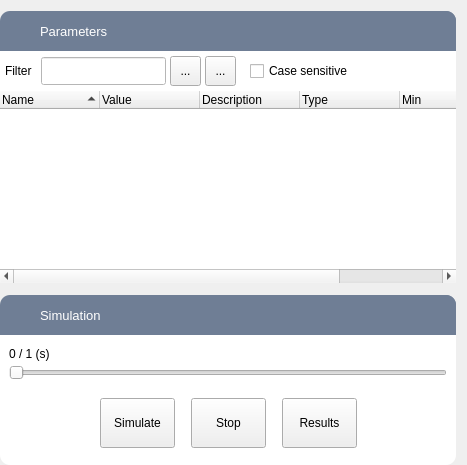
         <widget class="QFrame" name="fParameters">
          <property name="sizePolicy">
           <sizepolicy hsizetype="Expanding" vsizetype="Expanding">
            <horstretch>0</horstretch>
            <verstretch>0</verstretch>
           </sizepolicy>
          </property>
          <property name="minimumSize">
           <size>
            <width>300</width>
            <height>100</height>
           </size>
          </property>
          <property name="styleSheet">
           <string notr="true"/>
          </property>
          <property name="frameShape">
           <enum>QFrame::NoFrame</enum>
          </property>
          <property name="frameShadow">
           <enum>QFrame::Plain</enum>
          </property>
          <property name="lineWidth">
           <number>1</number>
          </property>
          <layout class="QVBoxLayout" name="verticalLayout_3">
           <property name="spacing">
            <number>0</number>
           </property>
           <property name="leftMargin">
            <number>0</number>
           </property>
           <property name="bottomMargin">
            <number>0</number>
           </property>
           <item>
            <widget class="QFrame" name="hParameters">
             <property name="minimumSize">
              <size>
               <width>0</width>
               <height>40</height>
              </size>
             </property>
             <property name="maximumSize">
              <size>
               <width>16777215</width>
               <height>40</height>
              </size>
             </property>
             <property name="font">
              <font>
               <pointsize>10</pointsize>
              </font>
             </property>
             <property name="styleSheet">
              <string notr="true">background-color: rgb(111, 126, 149);
color: rgb(255, 255, 255);
border-top-left-radius: 10px;
border-top-right-radius: 10px;</string>
             </property>
             <property name="frameShape">
              <enum>QFrame::StyledPanel</enum>
             </property>
             <property name="frameShadow">
              <enum>QFrame::Raised</enum>
             </property>
             <layout class="QHBoxLayout" name="horizontalLayout_5">
              <property name="spacing">
               <number>0</number>
              </property>
              <property name="leftMargin">
               <number>0</number>
              </property>
              <property name="topMargin">
               <number>0</number>
              </property>
              <property name="rightMargin">
               <number>0</number>
              </property>
              <property name="bottomMargin">
               <number>0</number>
              </property>
              <item>
               <spacer name="horizontalSpacer_2">
                <property name="orientation">
                 <enum>Qt::Horizontal</enum>
                </property>
                <property name="sizeType">
                 <enum>QSizePolicy::Fixed</enum>
                </property>
                <property name="sizeHint" stdset="0">
                 <size>
                  <width>20</width>
                  <height>10</height>
                 </size>
                </property>
               </spacer>
              </item>
              <item>
               <widget class="QLabel" name="label_4">
                <property name="sizePolicy">
                 <sizepolicy hsizetype="Minimum" vsizetype="Minimum">
                  <horstretch>0</horstretch>
                  <verstretch>0</verstretch>
                 </sizepolicy>
                </property>
                <property name="minimumSize">
                 <size>
                  <width>20</width>
                  <height>0</height>
                 </size>
                </property>
                <property name="styleSheet">
                 <string notr="true"/>
                </property>
                <property name="text">
                 <string/>
                </property>
                <property name="pixmap">
                 <pixmap resource="internal.qrc">:/icons/configure.svg</pixmap>
                </property>
               </widget>
              </item>
              <item>
               <widget class="QLabel" name="lParameters">
                <property name="sizePolicy">
                 <sizepolicy hsizetype="Expanding" vsizetype="Expanding">
                  <horstretch>0</horstretch>
                  <verstretch>0</verstretch>
                 </sizepolicy>
                </property>
                <property name="font">
                 <font>
                  <pointsize>10</pointsize>
                 </font>
                </property>
                <property name="lineWidth">
                 <number>0</number>
                </property>
                <property name="text">
                 <string>Parameters</string>
                </property>
               </widget>
              </item>
             </layout>
            </widget>
           </item>
           <item>
            <widget class="QFrame" name="frame">
             <property name="minimumSize">
              <size>
               <width>0</width>
               <height>40</height>
              </size>
             </property>
             <property name="styleSheet">
              <string notr="true">QFrame{background-color: rgb(255, 255, 255);}</string>
             </property>
             <property name="frameShape">
              <enum>QFrame::NoFrame</enum>
             </property>
             <property name="frameShadow">
              <enum>QFrame::Plain</enum>
             </property>
             <property name="lineWidth">
              <number>0</number>
             </property>
             <widget class="QLabel" name="lbFilter">
              <property name="geometry">
               <rect>
                <x>5</x>
                <y>5</y>
                <width>30</width>
                <height>30</height>
               </rect>
              </property>
              <property name="text">
               <string>Filter</string>
              </property>
             </widget>
             <widget class="QLineEdit" name="lineFilter">
              <property name="enabled">
               <bool>true</bool>
              </property>
              <property name="geometry">
               <rect>
                <x>41</x>
                <y>6</y>
                <width>125</width>
                <height>28</height>
               </rect>
              </property>
              <property name="minimumSize">
               <size>
                <width>100</width>
                <height>0</height>
               </size>
              </property>
              <property name="maximumSize">
               <size>
                <width>200</width>
                <height>16777215</height>
               </size>
              </property>
              <property name="toolTip">
               <string>Filter by parameter name. Supported modifiers: * and ?</string>
              </property>
              <property name="styleSheet">
               <string notr="true">QLineEdit{
background-color: white;
}</string>
              </property>
             </widget>
             <widget class="QToolButton" name="tbClear">
              <property name="geometry">
               <rect>
                <x>170</x>
                <y>5</y>
                <width>31</width>
                <height>30</height>
               </rect>
              </property>
              <property name="toolTip">
               <string>&lt;html&gt;&lt;head/&gt;&lt;body&gt;&lt;p&gt;clear filter&lt;/p&gt;&lt;/body&gt;&lt;/html&gt;</string>
              </property>
              <property name="styleSheet">
               <string notr="true"/>
              </property>
              <property name="text">
               <string>...</string>
              </property>
              <property name="icon">
               <iconset resource="internal.qrc">
                <normaloff>:/icons/edit-clear.svg</normaloff>:/icons/edit-clear.svg</iconset>
              </property>
             </widget>
             <widget class="QCheckBox" name="cbCaseSentitive">
              <property name="geometry">
               <rect>
                <x>250</x>
                <y>10</y>
                <width>111</width>
                <height>20</height>
               </rect>
              </property>
              <property name="text">
               <string>Case sensitive</string>
              </property>
             </widget>
             <widget class="QToolButton" name="tbRestore">
              <property name="geometry">
               <rect>
                <x>205</x>
                <y>5</y>
                <width>31</width>
                <height>30</height>
               </rect>
              </property>
              <property name="toolTip">
               <string>&lt;html&gt;&lt;head/&gt;&lt;body&gt;&lt;p&gt;Restore parameters' values&lt;/p&gt;&lt;/body&gt;&lt;/html&gt;</string>
              </property>
              <property name="styleSheet">
               <string notr="true"/>
              </property>
              <property name="text">
               <string>...</string>
              </property>
              <property name="icon">
               <iconset resource="internal.qrc">
                <normaloff>:/icons/view-restore.svg</normaloff>:/icons/view-restore.svg</iconset>
              </property>
             </widget>
            </widget>
           </item>
           <item>
            <widget class="QTreeWidget" name="tParameters">
             <property name="styleSheet">
              <string notr="true"/>
             </property>
             <property name="frameShape">
              <enum>QFrame::NoFrame</enum>
             </property>
             <property name="frameShadow">
              <enum>QFrame::Plain</enum>
             </property>
             <property name="lineWidth">
              <number>0</number>
             </property>
             <property name="rootIsDecorated">
              <bool>true</bool>
             </property>
             <attribute name="headerCascadingSectionResizes">
              <bool>false</bool>
             </attribute>
             <attribute name="headerHighlightSections">
              <bool>false</bool>
             </attribute>
             <attribute name="headerShowSortIndicator" stdset="0">
              <bool>true</bool>
             </attribute>
             <column>
              <property name="text">
               <string>Name</string>
              </property>
             </column>
             <column>
              <property name="text">
               <string>Value</string>
              </property>
             </column>
             <column>
              <property name="text">
               <string>Description</string>
              </property>
             </column>
             <column>
              <property name="text">
               <string>Type</string>
              </property>
             </column>
             <column>
              <property name="text">
               <string>Min</string>
              </property>
             </column>
             <column>
              <property name="text">
               <string>Max</string>
              </property>
             </column>
            </widget>
           </item>
           <item>
            <spacer name="verticalSpacer">
             <property name="orientation">
              <enum>Qt::Vertical</enum>
             </property>
             <property name="sizeType">
              <enum>QSizePolicy::Fixed</enum>
             </property>
             <property name="sizeHint" stdset="0">
              <size>
               <width>10</width>
               <height>12</height>
              </size>
             </property>
            </spacer>
           </item>
           <item>
            <widget class="QFrame" name="hSimulation">
             <property name="minimumSize">
              <size>
               <width>0</width>
               <height>40</height>
              </size>
             </property>
             <property name="maximumSize">
              <size>
               <width>16777215</width>
               <height>40</height>
              </size>
             </property>
             <property name="font">
              <font>
               <pointsize>10</pointsize>
              </font>
             </property>
             <property name="styleSheet">
              <string notr="true">background-color: rgb(111, 126, 149);
color: rgb(255, 255, 255);
border-top-left-radius: 10px;
border-top-right-radius: 10px;</string>
             </property>
             <property name="frameShape">
              <enum>QFrame::StyledPanel</enum>
             </property>
             <property name="frameShadow">
              <enum>QFrame::Raised</enum>
             </property>
             <layout class="QHBoxLayout" name="horizontalLayout_6">
              <property name="spacing">
               <number>0</number>
              </property>
              <property name="leftMargin">
               <number>0</number>
              </property>
              <property name="topMargin">
               <number>0</number>
              </property>
              <property name="rightMargin">
               <number>0</number>
              </property>
              <property name="bottomMargin">
               <number>0</number>
              </property>
              <item>
               <spacer name="horizontalSpacer_3">
                <property name="orientation">
                 <enum>Qt::Horizontal</enum>
                </property>
                <property name="sizeType">
                 <enum>QSizePolicy::Fixed</enum>
                </property>
                <property name="sizeHint" stdset="0">
                 <size>
                  <width>20</width>
                  <height>5</height>
                 </size>
                </property>
               </spacer>
              </item>
              <item>
               <widget class="QLabel" name="label_6">
                <property name="sizePolicy">
                 <sizepolicy hsizetype="Minimum" vsizetype="Minimum">
                  <horstretch>0</horstretch>
                  <verstretch>0</verstretch>
                 </sizepolicy>
                </property>
                <property name="minimumSize">
                 <size>
                  <width>20</width>
                  <height>0</height>
                 </size>
                </property>
                <property name="styleSheet">
                 <string notr="true"/>
                </property>
                <property name="text">
                 <string/>
                </property>
                <property name="pixmap">
                 <pixmap resource="internal.qrc">:/icons/system-run.svg</pixmap>
                </property>
               </widget>
              </item>
              <item>
               <widget class="QLabel" name="lSimulation">
                <property name="sizePolicy">
                 <sizepolicy hsizetype="Expanding" vsizetype="Expanding">
                  <horstretch>0</horstretch>
                  <verstretch>0</verstretch>
                 </sizepolicy>
                </property>
                <property name="font">
                 <font>
                  <pointsize>10</pointsize>
                 </font>
                </property>
                <property name="lineWidth">
                 <number>0</number>
                </property>
                <property name="text">
                 <string>Simulation</string>
                </property>
               </widget>
              </item>
             </layout>
            </widget>
           </item>
           <item>
            <widget class="QFrame" name="fSimulation">
             <property name="minimumSize">
              <size>
               <width>0</width>
               <height>130</height>
              </size>
             </property>
             <property name="maximumSize">
              <size>
               <width>16777215</width>
               <height>130</height>
              </size>
             </property>
             <property name="styleSheet">
              <string notr="true">QFrame{
background-color: white;
border-bottom-left-radius: 10px;
border-bottom-right-radius: 10px;
}</string>
             </property>
             <property name="frameShape">
              <enum>QFrame::NoFrame</enum>
             </property>
             <property name="lineWidth">
              <number>0</number>
             </property>
             <layout class="QVBoxLayout" name="verticalLayout_6">
              <item>
               <widget class="QLabel" name="lTsim">
                <property name="minimumSize">
                 <size>
                  <width>10</width>
                  <height>15</height>
                 </size>
                </property>
                <property name="maximumSize">
                 <size>
                  <width>16777215</width>
                  <height>10</height>
                 </size>
                </property>
                <property name="text">
                 <string>0 / 1 (s)</string>
                </property>
               </widget>
              </item>
              <item>
               <widget class="QSlider" name="sSim">
                <property name="enabled">
                 <bool>true</bool>
                </property>
                <property name="maximum">
                 <number>100</number>
                </property>
                <property name="value">
                 <number>0</number>
                </property>
                <property name="orientation">
                 <enum>Qt::Horizontal</enum>
                </property>
                <property name="invertedAppearance">
                 <bool>false</bool>
                </property>
                <property name="invertedControls">
                 <bool>false</bool>
                </property>
                <property name="tickPosition">
                 <enum>QSlider::NoTicks</enum>
                </property>
               </widget>
              </item>
              <item>
               <widget class="QFrame" name="frame_3">
                <property name="minimumSize">
                 <size>
                  <width>0</width>
                  <height>75</height>
                 </size>
                </property>
                <property name="frameShape">
                 <enum>QFrame::StyledPanel</enum>
                </property>
                <property name="frameShadow">
                 <enum>QFrame::Raised</enum>
                </property>
                <layout class="QHBoxLayout" name="horizontalLayout_9">
                 <item>
                  <spacer name="horizontalSpacer_8">
                   <property name="orientation">
                    <enum>Qt::Horizontal</enum>
                   </property>
                   <property name="sizeType">
                    <enum>QSizePolicy::Expanding</enum>
                   </property>
                   <property name="sizeHint" stdset="0">
                    <size>
                     <width>82</width>
                     <height>20</height>
                    </size>
                   </property>
                  </spacer>
                 </item>
                 <item>
                  <widget class="QToolButton" name="bSimulate">
                   <property name="minimumSize">
                    <size>
                     <width>75</width>
                     <height>50</height>
                    </size>
                   </property>
                   <property name="toolTip">
                    <string>Perform simulation</string>
                   </property>
                   <property name="statusTip">
                    <string/>
                   </property>
                   <property name="styleSheet">
                    <string notr="true"/>
                   </property>
                   <property name="text">
                    <string>Simulate</string>
                   </property>
                   <property name="icon">
                    <iconset resource="internal.qrc">
                     <normaloff>:/icons/media-playback-start.svg</normaloff>:/icons/media-playback-start.svg</iconset>
                   </property>
                   <property name="toolButtonStyle">
                    <enum>Qt::ToolButtonTextUnderIcon</enum>
                   </property>
                  </widget>
                 </item>
                 <item>
                  <spacer name="horizontalSpacer_6">
                   <property name="orientation">
                    <enum>Qt::Horizontal</enum>
                   </property>
                   <property name="sizeType">
                    <enum>QSizePolicy::Fixed</enum>
                   </property>
                   <property name="sizeHint" stdset="0">
                    <size>
                     <width>10</width>
                     <height>10</height>
                    </size>
                   </property>
                  </spacer>
                 </item>
                 <item>
                  <widget class="QToolButton" name="bStop">
                   <property name="minimumSize">
                    <size>
                     <width>75</width>
                     <height>50</height>
                    </size>
                   </property>
                   <property name="toolTip">
                    <string>Stop current simulation</string>
                   </property>
                   <property name="statusTip">
                    <string/>
                   </property>
                   <property name="styleSheet">
                    <string notr="true"/>
                   </property>
                   <property name="text">
                    <string>Stop</string>
                   </property>
                   <property name="icon">
                    <iconset resource="internal.qrc">
                     <normaloff>:/icons/media-playback-stop.svg</normaloff>:/icons/media-playback-stop.svg</iconset>
                   </property>
                   <property name="toolButtonStyle">
                    <enum>Qt::ToolButtonTextUnderIcon</enum>
                   </property>
                  </widget>
                 </item>
                 <item>
                  <spacer name="horizontalSpacer_7">
                   <property name="orientation">
                    <enum>Qt::Horizontal</enum>
                   </property>
                   <property name="sizeType">
                    <enum>QSizePolicy::Fixed</enum>
                   </property>
                   <property name="sizeHint" stdset="0">
                    <size>
                     <width>10</width>
                     <height>20</height>
                    </size>
                   </property>
                  </spacer>
                 </item>
                 <item>
                  <widget class="QToolButton" name="bResults">
                   <property name="minimumSize">
                    <size>
                     <width>75</width>
                     <height>50</height>
                    </size>
                   </property>
                   <property name="toolTip">
                    <string>Inspect simulation results</string>
                   </property>
                   <property name="statusTip">
                    <string/>
                   </property>
                   <property name="styleSheet">
                    <string notr="true"/>
                   </property>
                   <property name="text">
                    <string>Results</string>
                   </property>
                   <property name="icon">
                    <iconset resource="internal.qrc">
                     <normaloff>:/icons/office-chart-area-black.svg</normaloff>:/icons/office-chart-area-black.svg</iconset>
                   </property>
                   <property name="toolButtonStyle">
                    <enum>Qt::ToolButtonTextUnderIcon</enum>
                   </property>
                  </widget>
                 </item>
                 <item>
                  <spacer name="horizontalSpacer_9">
                   <property name="orientation">
                    <enum>Qt::Horizontal</enum>
                   </property>
                   <property name="sizeHint" stdset="0">
                    <size>
                     <width>81</width>
                     <height>20</height>
                    </size>
                   </property>
                  </spacer>
                 </item>
                </layout>
               </widget>
              </item>
             </layout>
            </widget>
           </item>
          </layout>
         </widget>
